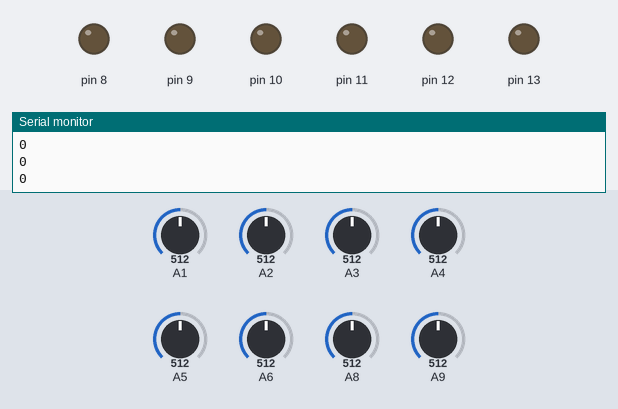
The sketch below on a simulated Arduino Mega 2560, built with avr-gcc and run on an emulated ATmega2560. On the bench: output pins drawn as LEDs (lit = HIGH), the last lines printed to the serial monitor. The inputs (shaded band) are chosen by the test bench; at power-on: A1 = 512, A4 = 512, A5 = 512, A2 = 512, A3 = 512, A6 = 512, A8 = 512, A9 = 512.

Above: at 1.2 s.
1.3 s: A1 set to 481
At 2.5 s:
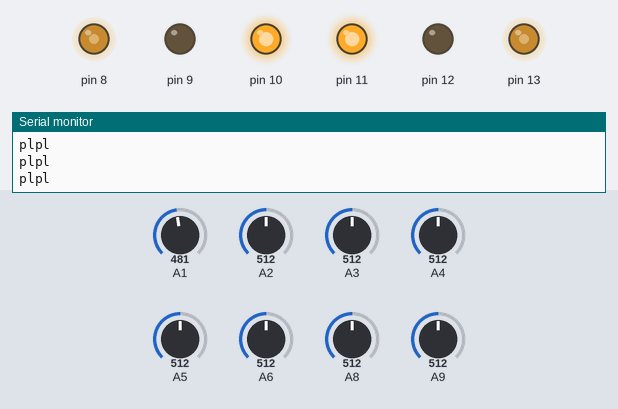
2.8 s: A4 set to 487
At 3.9 s:
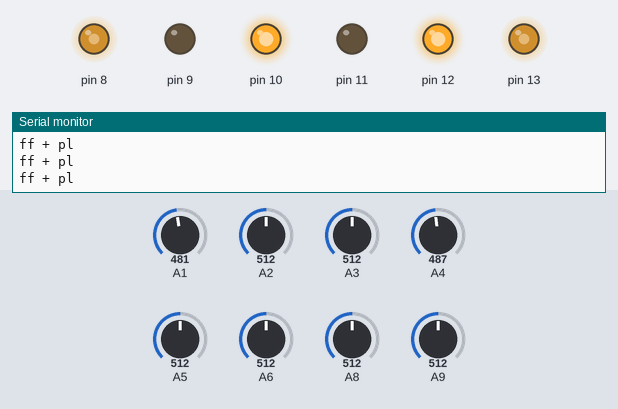
4.3 s: A4 set to 716
At 5.0 s:
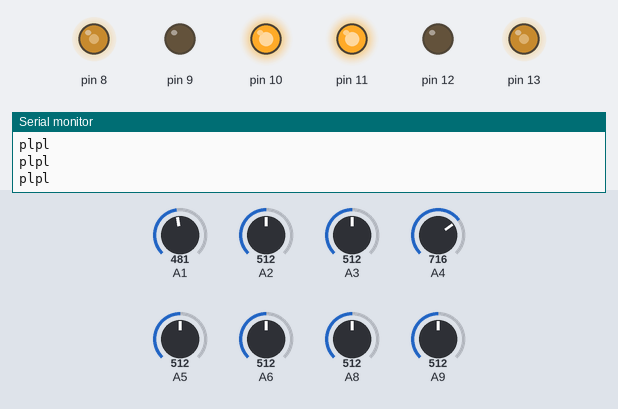
7.3 s: A5 set to 483
At 8.7 s:
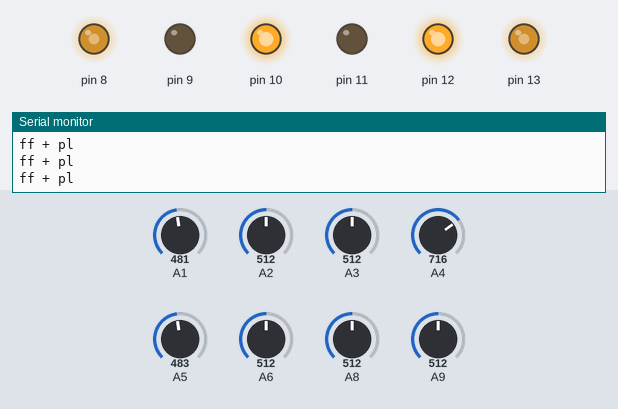
10.3 s: A5 set to 716
At 10.9 s:
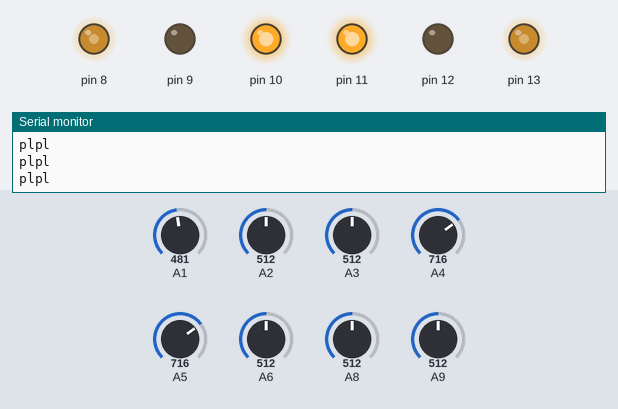
Timing chart, 0 to 13.3 s (numbered marks = the images above; inputs shaded):
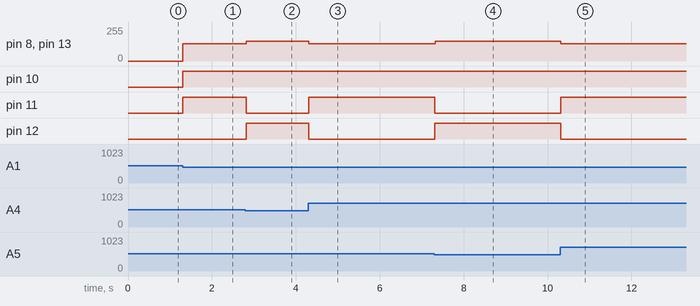

Measured:
- the behaviour switches between 500 and 499 on A1 (found by bisection; images 0 and 1)
- the behaviour switches between 500 and 499 on A4 (found by bisection; images 1 and 2)
- the behaviour switches between 500 and 499 on A5 (found by bisection; images 3 and 4)
- after the input at 1.3 s, pin 8, pin 13: 0/255 → 130/255 at once; pin 10, pin 11: LOW → HIGH at once
- after the input at 2.8 s, pin 8, pin 13: 130/255 → 150/255 at once; pin 11: HIGH → LOW at once; pin 12: LOW → HIGH at once
- after the input at 4.3 s, pin 8, pin 13: 150/255 → 130/255 at once; pin 11: LOW → HIGH at once; pin 12: HIGH → LOW at once
- after the input at 7.3 s, pin 8, pin 13: 130/255 → 150/255 at once; pin 11: HIGH → LOW at once; pin 12: LOW → HIGH at once
- after the input at 10.3 s, pin 8, pin 13: 150/255 → 130/255 at once; pin 11: LOW → HIGH at once; pin 12: HIGH → LOW at once

The sketch:

kochu.ino
```cpp
int  L3,LF,BL,L2,L1,R1,R2,R3,RF,BR,i,count=0;
int REF=500;
void forward();
void backward();
void ektu_left();
void vloi_left();
void purai_left();
void power_left();
void ektu_right();
void vloi_right();
void purai_right();
void power_right();
void sread();
void Stop();


void setup()
{


 // pinMode(A11, INPUT);
  pinMode(A1, INPUT);
  pinMode(A2, INPUT);
  pinMode(A3, INPUT);
  pinMode(A4, INPUT);
  pinMode(A5, INPUT);
  pinMode(A6, INPUT);
  pinMode(A8, INPUT);
  pinMode(A9, INPUT);
//  pinMode(A10, INPUT);

  pinMode(13, OUTPUT);
  pinMode(12, OUTPUT);
  pinMode(11, OUTPUT);
  pinMode(10, OUTPUT);
  pinMode(9, OUTPUT);
  pinMode(8, OUTPUT);


Serial.begin(9600);
}
void loop()
{
  count=0;
        sread();
      if(L3>REF && L2>REF && L1<REF && R1<REF && R2>REF && R3>REF)
      {
        sread();
        forward();
         Serial.print("f\n");
      }

      sread();
      if(L3>REF && (L2<REF && L1>REF) && R1>REF && R2>REF && R3>REF)
      {
        sread();
        ektu_left();
        Serial.print("el\n");
      }
      sread();
      if(L3>REF && L2>REF && L1>REF&& (R1<REF || R2<REF) && R3>REF)
      {
        sread();
        ektu_right();
        Serial.print("er\n");
      }
      sread();
      if(LF<REF && L1>REF && R1>REF && RF>REF)
      {
        sread();

        while(!(L3>REF&&L2>REF&&(L1<REF||R1<REF) && R2>REF && R3>REF))
        {
          sread();
          power_left();
          Serial.print("pl\n");

        }


        }
        sread();
      if(RF<REF && (L1<REF || R1<REF) && LF>REF)
      {
      sread();
       Serial.print("30r\n");
      while(L1<REF||R1<REF)
      {

        sread();
        forward();
         Serial.print("f + pr\n");
      }
      if(L1>REF && L2>REF)
      {
        sread();
        while(!((L1<REF||R1<REF)))
        {
          sread();
          power_right();
           Serial.print("pr\n");
        }
      }
      }


       sread();
      if(RF>REF && (L1<REF || R1<REF) && LF<REF)
      {
      sread();
       Serial.print("30l\n");
      while(L1<REF||R1<REF)
      {

        sread();
        forward();
         Serial.print("f + pl\n");
      }
      if(L1>REF && L2>REF)
      {
        sread();
        while(!((L1<REF||R1<REF)))
        {
          sread();
          power_left();
           Serial.print("pl\n");
        }
      }
      }

      sread();
      if(RF<REF && L1>REF && R1>REF && LF>REF)
      {
      sread();

      while(!(L3>REF&&L2>REF&&(L1<REF||R1<REF) && R2>REF && R3>REF))
        {
          sread();
          power_right();
           Serial.print("pr\n");
        }
      }

      sread();
  if((LF>REF&&RF>REF && L3<REF && L2<REF && L1<REF && R1<REF && R2<REF && R3<REF)||(LF>REF&&RF>REF && L3<REF && L2<REF && (L1<REF || R1<REF || R2<REF) && R3>REF) || (LF>REF&&RF>REF && L3>REF && (L2<REF || L1<REF || R1<REF) && R2<REF && R3<REF))
  {
    sread();
    while(L3<REF && BL<REF && R3<REF && BR<REF)
    {
    sread();
    forward();
    Serial.println("t");
    }
  }
  if(LF>REF&&RF>REF&&L3<REF && L2>REF && L1>REF && R1>REF && R2>REF && R3>REF)
  {
   sread();
    while(L3<REF && BL<REF && R3<REF && BR<REF)
    {
    sread();
    forward();
    Serial.println("t");
  }
  }

 else if(LF>REF&&RF>REF&&L3<REF && L2<REF && L1>REF && R1>REF && R2>REF && R3>REF)
  {
   sread();
    while(L3<REF && BL<REF && R3<REF && BR<REF)
    {
    sread();
    forward();
    Serial.println("t");
  }
  }

else if(LF>REF&&RF>REF&&L3>REF && L2>REF && L1>REF && R1>REF && R2<REF && R3<REF)
  {
   sread();
    while(L3<REF && BL<REF && R3<REF && BR<REF)
    {
    sread();
    forward();
    Serial.println("t");
  }
}
//sread();
//if(LF<REF && L1<REF && R1<REF && RF<REF)
//{
//  sread();
//  Stop();
//  delay(10000);
//}
//sread;
//if(LF>REF && L3>REF && L2>REF && L1>REF && R1>REF && R2 >REF && R3>REF && RF>REF)
//{
//  sread();
//
//Stop();
//delay(5000);
//  }
//sread();
//if(L1<REF && L2<REF && R1<REF && R2<REF &&(R3>REF && L3>REF))
//{
//  sread();
//  forward;
//  delay(1500);
//   if(LF>REF && L3>REF && L2>REF && L1>REF && R1>REF && R2 >REF && R3>REF && RF>REF)
//   {
//    sread();
//    Stop();
//    delay(2000);
//   }
//}
sread();
while(L2<REF && L1<REF && R1<REF && R2<REF)
{
sread();
  count=count+1;
}

Serial.println(count);
if(count>150)
{
  Stop();
  delay(5000);
}
}

void sread()
{
   LF=analogRead(A1);
    L3=analogRead(A2);
    L2=analogRead(A3);
    L1=analogRead(A4);
    R1=analogRead(A5);
    R2=analogRead(A6);
    R3=analogRead(A8);
    RF=analogRead(A9);


}
void forward()
{
  digitalWrite(12, HIGH);
  digitalWrite(11, LOW);

  analogWrite(13, 150);
  digitalWrite(10, HIGH);
  digitalWrite(9, LOW);

  analogWrite(8, 150);
  Serial.print("f");
}
void backward()
{
  digitalWrite(12, LOW);
  digitalWrite(11, HIGH);

  analogWrite(13, 150);
  digitalWrite(10, LOW);
  digitalWrite(9, HIGH);

  analogWrite(8, 150);
  Serial.print("back");
}

void ektu_right()
{
  digitalWrite(12, HIGH);
  digitalWrite(11, LOW);

  analogWrite(13, 90);
  digitalWrite(10, LOW);
  digitalWrite(9, HIGH);

  analogWrite(8, 90);
  Serial.print("er");
}
void power_right()
{
  digitalWrite(12, HIGH);
  digitalWrite(11, LOW);

  analogWrite(13, 130);
  digitalWrite(10, LOW);
  digitalWrite(9, HIGH);

  analogWrite(8, 130);
  Serial.print("pr");
}
void power_left()
{
  digitalWrite(12, LOW);
  digitalWrite(11, HIGH);

  analogWrite(13, 130);
  digitalWrite(10, HIGH);
  digitalWrite(9, LOW);

  analogWrite(8, 130);
  Serial.print("pl");
}
void ektu_left()
{
  digitalWrite(12, LOW);
  digitalWrite(11, HIGH);

  analogWrite(13, 90);
  digitalWrite(10, HIGH);
  digitalWrite(9, LOW);

  analogWrite(8, 90);
  Serial.print("el");
}
```
